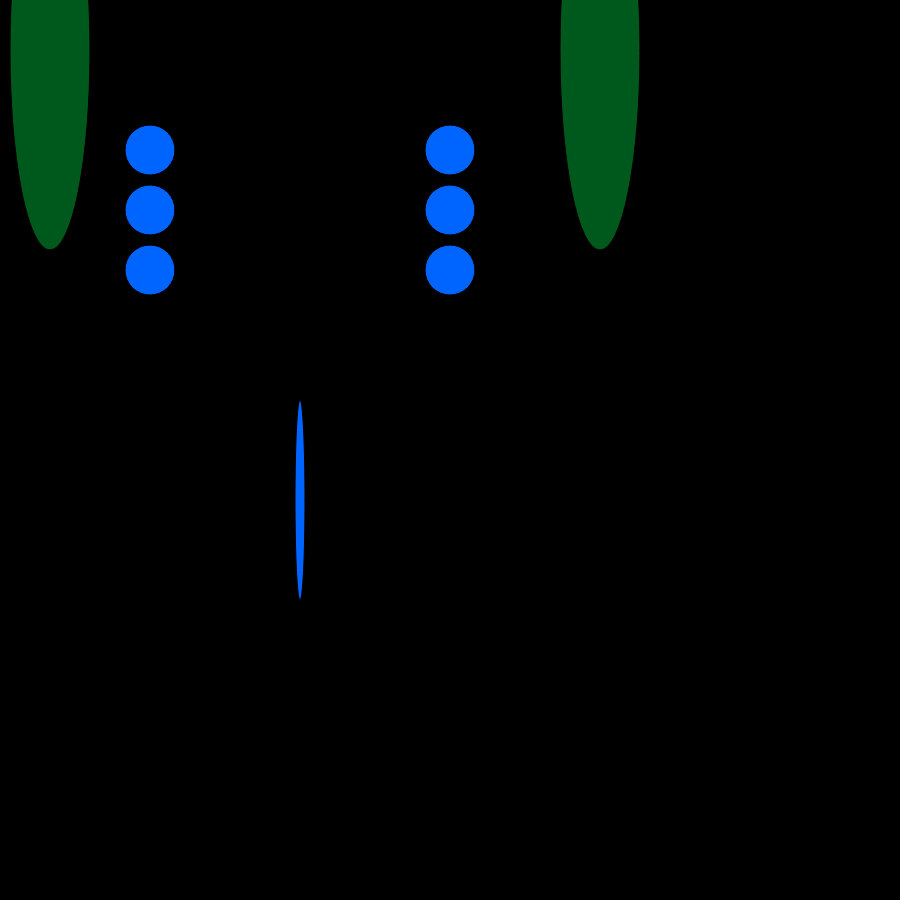
Frame 1 (no input)
Frame 60 (no input): identical to frame 1, image omitted
Frame 120 (the mouse pressed at the canvas centre since frame 60): identical to frame 1, image omitted

The p5.js sketch that drew this single still picture (run headless with seeded random() and noise() and a simulated clock; from frame 60 on, the mouse is pressed at the canvas centre):

// p5.js sketch
// ── sketch.js
  function setup()
            {
                createCanvas(900,900);
            }
            function draw(){
                background(0);
                fill(0,100,255);
                //eyes//
                circle(150,150,50);
                circle(150,210,50);
                circle(150,270,50);
                circle(450,150,50);
                circle(450,210,50);
                circle(450,270,50);

                fill(0, 89, 28);
                //mouth//
                ellipse(600, 50, 80, 400);
                ellipse(50, 50, 80, 400);
                fill(0,100,255);
                ellipse(300, 500, 10, 200);
            }
